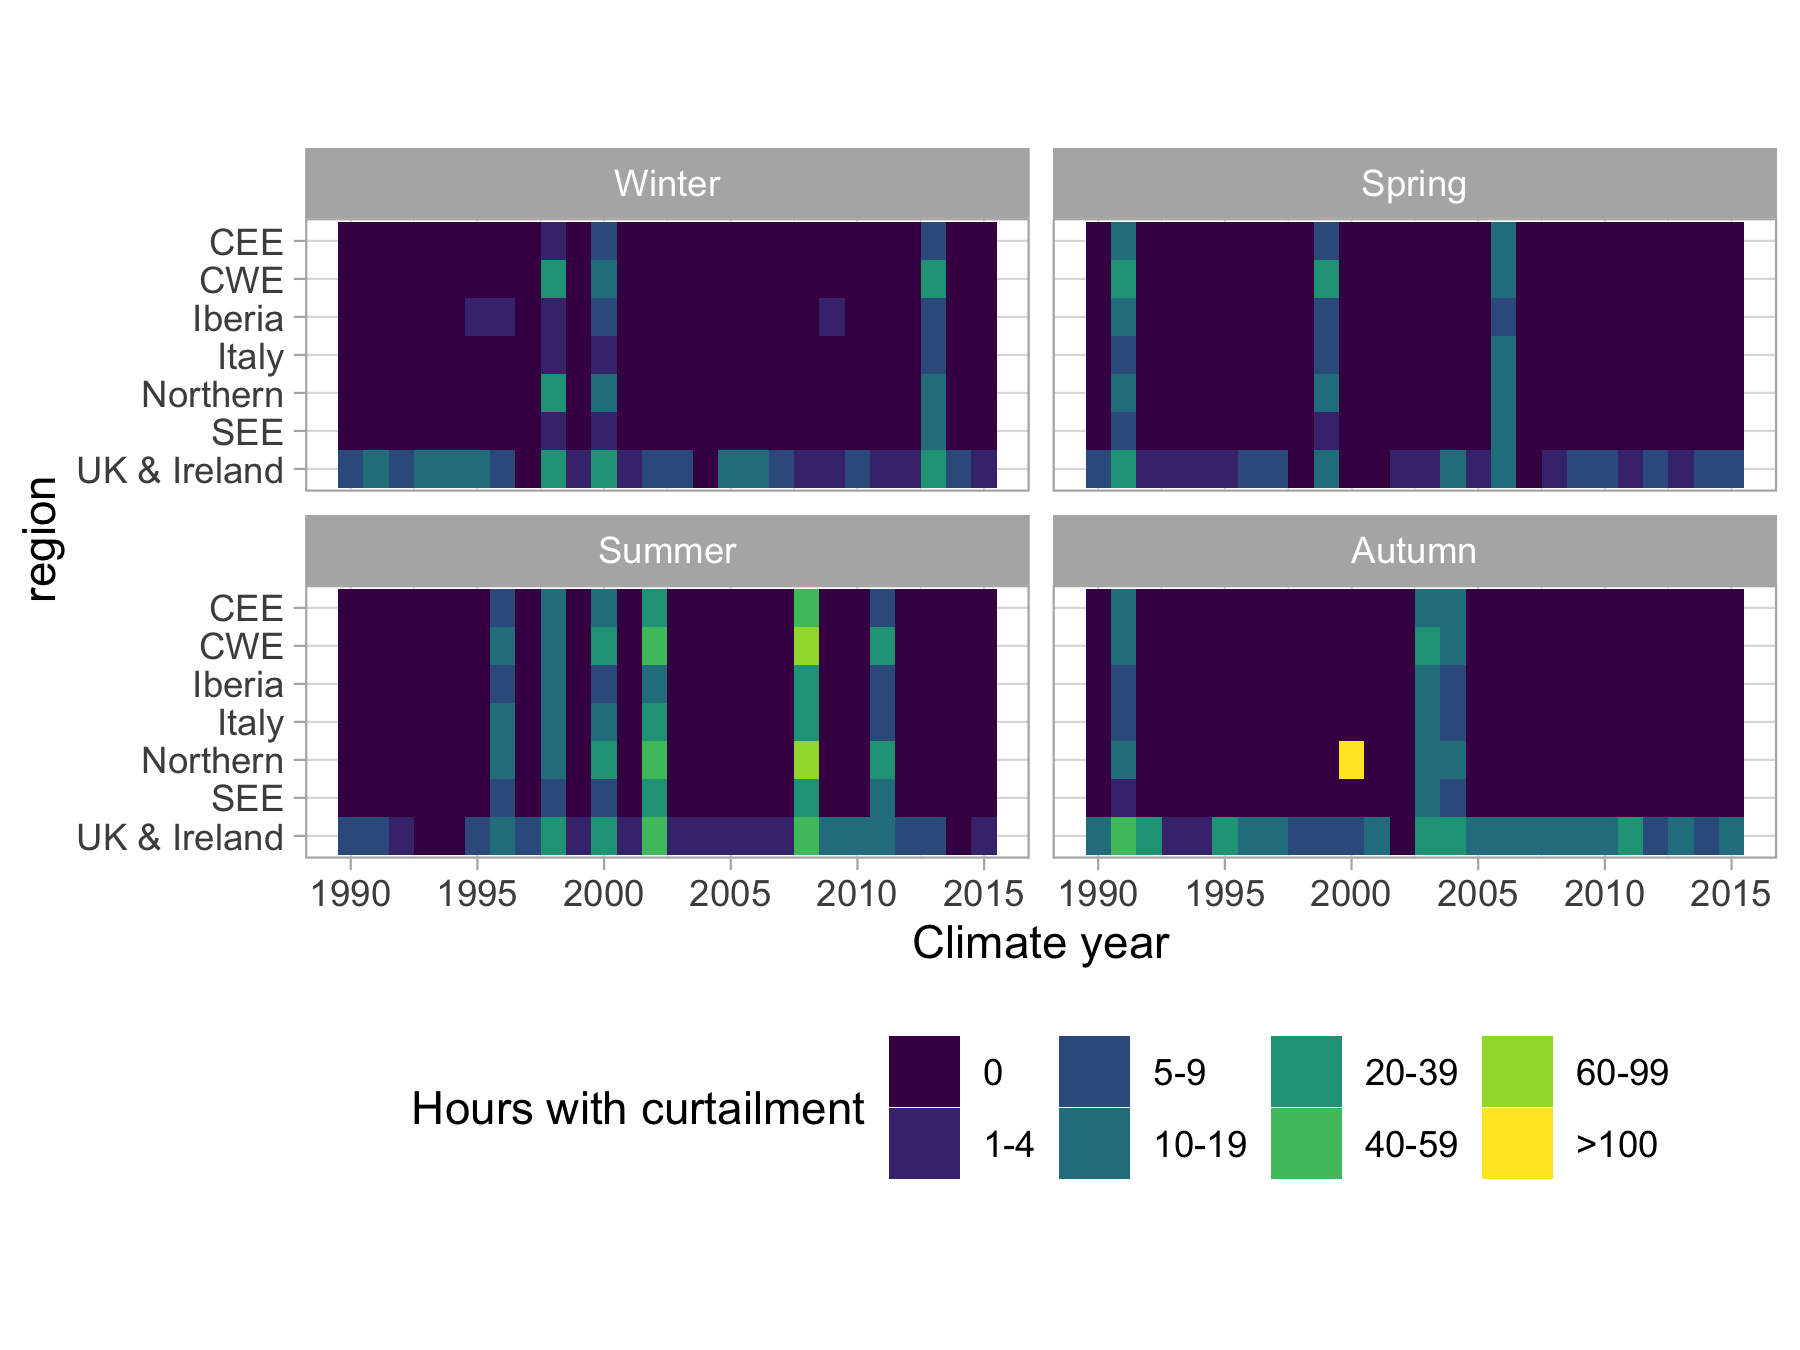

R code for this plot:
# This code has been used to generate the figures in the following report:
# De Felice, M., Busch, S., Kanellopoulos, K., Kavvadias, K. and Hidalgo Gonzalez, I.,
# Power system flexibility in a variable climate,
# ISBN 978-92-76-18183-5 (online), doi:10.2760/75312 (online)
# This code is released under Creative Commons Attribution 4.0 International (CC BY 4.0) licence
# (https://creativecommons.org/licenses/by/4.0/).

library(tidyverse)

hours_curtailed <- read_csv("data_figure24.csv") %>%
  mutate(
    class = as.factor(class) %>%
      fct_relevel(
        "0", "1-4", "5-9", "10-19", "20-39", "40-59", "60-99", ">100"
      ),
    region = as.factor(region),
    season = as.factor(season) %>%
      fct_relevel("Winter", "Spring", "Summer", "Autumn")
    #
  )

g <- ggplot(hours_curtailed, aes(x = id, y = region, fill = class)) +
  geom_tile() +
  facet_wrap(~season) +
  scale_fill_viridis_d(name = "Hours with curtailment") +
  theme_light() +
  coord_equal(ratio = 1.5) +
  scale_x_continuous(breaks = seq(1990, 2015, 5)) +
  scale_y_discrete(limits = rev(levels(hours_curtailed$region))) +
  theme(
    legend.position = "bottom"
  ) +
  labs(x = "Climate year")
ggsave("figure24.png", width = 6, height = 4.5)
